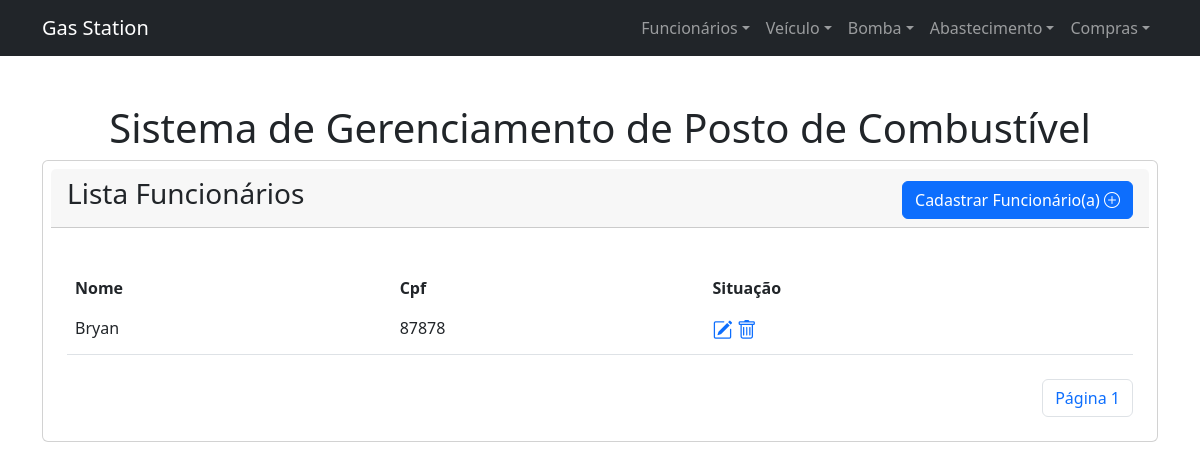
The app's page /funcionario-list/, older data.
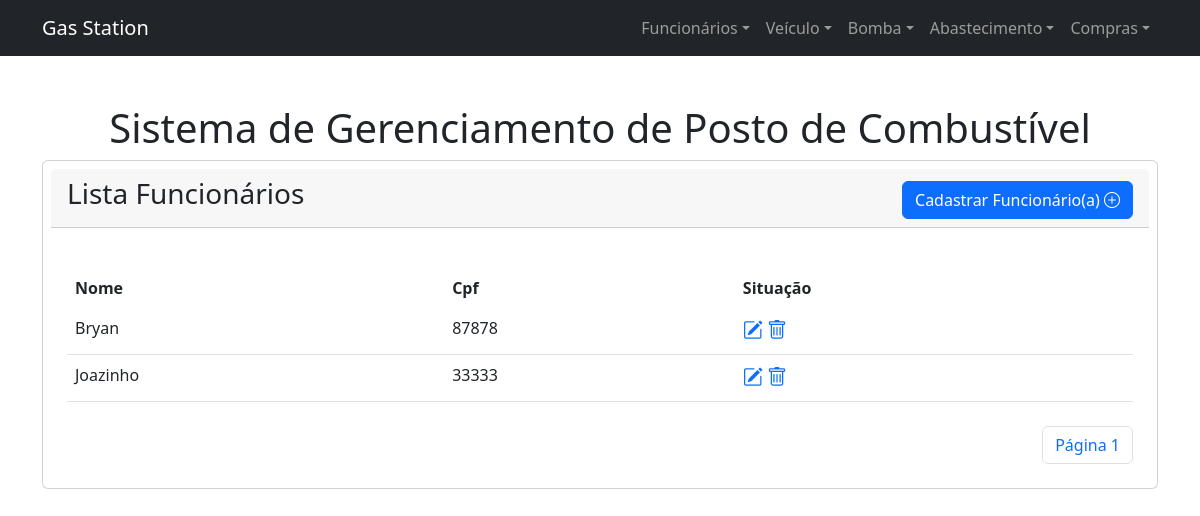
The same page, newer data.
### pump/models.py (models this page shows, shortened)
class Funcionario (models.Model):
    nome = models.CharField(max_length=100, null=False, blank=False)
    cpf = models.CharField(max_length=11, null=False, blank=False)

### pump/views.py (the view)
# urls.py: path('funcionario-list/', FuncionarioListView.as_view(), name='funcionario-list'),
class FuncionarioListView(ListView):
    template_name = 'funcionario-list.html'
    model = Funcionario
    paginate_by = 10
    context_object_name = 'funcionarios'
    def get_queryset(self):
        query = self.request.GET.get('search')
        if query:
            return Funcionario.objects.filter(coren__icontains=query)
        else:
            return Funcionario.objects.all().order_by()

### pump/templates/funcionario-list.html (shortened to what this page needs)
{% extends "index.html" %}
{% block middle-content %}
<section class="section">
    <div class="card p-2">
        <div class="card-header mb-4">
            <div class="d-flex flex-row justify-content-between">
                <div class="w-50">
                    <h4 class="card-title fs-3">Lista Funcionários</h4>
                </div>
                <div class="align-self-end">
                    <div class="d-flex flex-row">
                        <a class="btn icon icon-left btn-primary d-flex flex-row align-items-center" href="{% url 'pump:create-funcionario' %}">
                            <span>Cadastrar Funcionário(a)</span>
                            <i class="bi bi-plus-circle"></i>
                        </a>
                    </div>
                </div>
            </div>
        </div>
        <div class="card-body">
            {% if funcionarios %}
            <table class="table table-borderless">
                <thead>
                    <tr>
                        <th scope="col">Nome</th>
                        <th scope="col">Cpf</th>
                        <th scope="col" colspan="2">Situação</th>
                    </tr>
                </thead>
                {% for f in funcionarios %}
                <tbody>
                    <tr class="border-bottom">
                        <td>{{ f.nome }}</td>
                        <td>{{ f.cpf }}</td>
                        <td class="d-flex flex-row justify-content">
                            <a href="{% url 'pump:update-funcionario' pk=f.id %}">
                                <i class="bi bi-pencil-square fs-5"></i></a>
                            <a href="{% url 'pump:delete-funcionario' pk=f.id %}">
                                <i class="bi bi-trash fs-5"></i></a>
                        </td>
                    </tr>
                </tbody>
                {% endfor %}
            </table>
            {% else %}
            <p>Não há profissionais por aqui.</p>
            {% endif %}
            <ul class="pagination pagination-primary justify-content-end mb-0 mt-4">
                <li class="page-item">
                    <a class="page-link" href="#">Página {{ page_obj.number }}</a>
                </li>
            </ul>
        </div>
    </div>
</section>
{% endblock middle-content %}

### pump/templates/index.html (shortened to what this page needs)
{% load static %}
<!doctype html>
<html lang="pt-br">
  <head>
    <link href="https://cdn.jsdelivr.net/npm/bootstrap@5.2.2/dist/css/bootstrap.min.css" rel="stylesheet">
    <link href="{% static 'fontawesomefree/css/fontawesome.css' %}" rel="stylesheet" type="text/css">
    <link href="{% static 'fontawesomefree/css/brands.css' %}" rel="stylesheet" type="text/css">
    <link href="{% static 'fontawesomefree/css/solid.css' %}" rel="stylesheet" type="text/css">
    <link rel="stylesheet" href="{% static 'vendors/bootstrap-icons/bootstrap-icons.css' %}">
</head>
  <body>
    <nav class="navbar navbar-expand-lg navbar-dark bg-dark">
        <div class="container">
            <a class="navbar-brand" href= "index.html">Gas Station</a>
            <div class="collapse navbar-collapse" id="navbarSupportedContent">
                <ul class="navbar-nav ms-auto mb-2 mb-lg-0">
                    <li class="nav-item dropdown">
                      <a class="nav-link dropdown-toggle" id="navbarDropdown" href="#" role="button" data-bs-toggle="dropdown" aria-expanded="false">Funcionários</a>
                  </li>
                  <li class="nav-item dropdown">
                    <a class="nav-link dropdown-toggle" id="navbarDropdown" href="#" role="button" data-bs-toggle="dropdown" aria-expanded="false">Veículo</a>
                </li>
                <li class="nav-item dropdown">
                    <a class="nav-link dropdown-toggle" id="navbarDropdown" href="#" role="button" data-bs-toggle="dropdown" aria-expanded="false">Bomba</a>
                </li>
                <li class="nav-item dropdown">
                    <a class="nav-link dropdown-toggle" id="navbarDropdown" href="#" role="button" data-bs-toggle="dropdown" aria-expanded="false">Abastecimento</a>
                </li>
                <li class="nav-item dropdown">
                    <a class="nav-link dropdown-toggle" id="navbarDropdown" href="#" role="button" data-bs-toggle="dropdown" aria-expanded="false">Compras</a>
                </li>
                </ul>
            </div>
        </div>
    </nav>
    <div class="text-center mt-5">
        <h1>Sistema de Gerenciamento de Posto de Combustível</h1>
    </div>
    <div class="container">
        <div class="content">
            {% block middle-content %}
            {% endblock middle-content %}
        </div>
    </div>
</body>
</html>

Row changes from the older to the newer data that the page shows:
added Funcionario: nome "Joazinho", cpf "33333"
